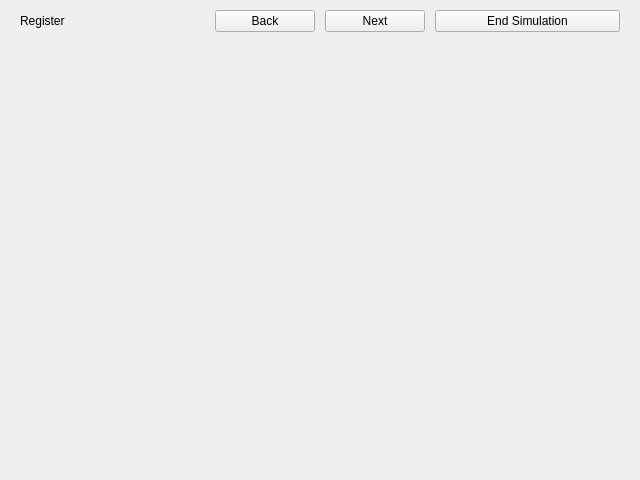
<?xml version="1.0" encoding="UTF-8"?>
<ui version="4.0">
 <class>Form</class>
 <widget class="QWidget" name="Form">
  <property name="geometry">
   <rect>
    <x>0</x>
    <y>0</y>
    <width>640</width>
    <height>480</height>
   </rect>
  </property>
  <property name="windowTitle">
   <string>Form</string>
  </property>
  <layout class="QVBoxLayout" name="verticalLayout_2">
   <property name="spacing">
    <number>0</number>
   </property>
   <property name="leftMargin">
    <number>0</number>
   </property>
   <property name="topMargin">
    <number>0</number>
   </property>
   <property name="rightMargin">
    <number>0</number>
   </property>
   <property name="bottomMargin">
    <number>0</number>
   </property>
   <item>
    <widget class="QFrame" name="frame">
     <property name="frameShape">
      <enum>QFrame::NoFrame</enum>
     </property>
     <property name="frameShadow">
      <enum>QFrame::Raised</enum>
     </property>
     <layout class="QHBoxLayout" name="horizontalLayout">
      <property name="spacing">
       <number>10</number>
      </property>
      <property name="leftMargin">
       <number>20</number>
      </property>
      <property name="topMargin">
       <number>10</number>
      </property>
      <property name="rightMargin">
       <number>20</number>
      </property>
      <property name="bottomMargin">
       <number>5</number>
      </property>
      <item>
       <widget class="QLabel" name="label">
        <property name="text">
         <string>Register</string>
        </property>
       </widget>
      </item>
      <item>
       <widget class="QPushButton" name="back_btn">
        <property name="maximumSize">
         <size>
          <width>100</width>
          <height>16777215</height>
         </size>
        </property>
        <property name="text">
         <string>Back</string>
        </property>
       </widget>
      </item>
      <item>
       <widget class="QPushButton" name="next_btn">
        <property name="maximumSize">
         <size>
          <width>100</width>
          <height>16777215</height>
         </size>
        </property>
        <property name="text">
         <string>Next</string>
        </property>
       </widget>
      </item>
      <item>
       <widget class="QPushButton" name="end_btn">
        <property name="maximumSize">
         <size>
          <width>200</width>
          <height>16777215</height>
         </size>
        </property>
        <property name="text">
         <string>End Simulation</string>
        </property>
       </widget>
      </item>
     </layout>
    </widget>
   </item>
   <item>
    <widget class="QStackedWidget" name="stackedWidget"/>
   </item>
  </layout>
 </widget>
 <resources/>
 <connections/>
</ui>
